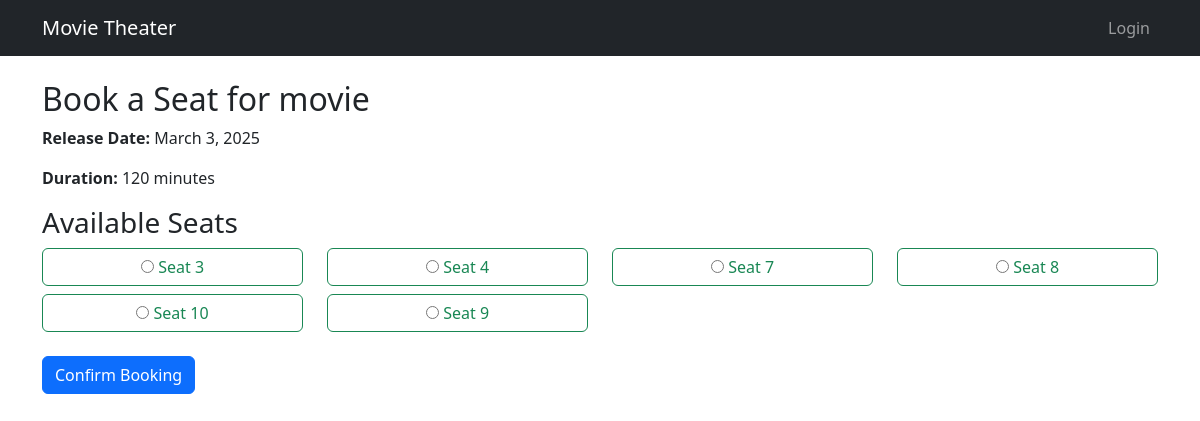
/book/2/, run on the app's committed database.
### bookings/models.py (models this page shows, shortened)
class Movie(models.Model):
    title = models.CharField(max_length=255)
    description = models.TextField()
    release_date = models.DateField()
    duration = models.PositiveIntegerField(help_text="Duration in minutes")

class Seat(models.Model):
    seat_number = models.CharField(max_length=10, unique=True)
    is_booked = models.BooleanField(default=False)

### bookings/views.py (the view, shortened to what this page needs)
# urls.py: path('book/<int:movie_id>/', book_seat, name='book_seat'),
def book_seat(request, movie_id):
    movie = get_object_or_404(Movie, id=movie_id)
    available_seats = Seat.objects.filter(is_booked=False)
    return render(request, 'bookings/seat_booking.html', {'movie': movie, 'available_seats': available_seats})

### bookings/templates/bookings/seat_booking.html (shortened to what this page needs)
{% extends 'bookings/base.html' %}
{% block content %}
    <h2>Book a Seat for {{ movie.title }}</h2>
    <p><strong>Release Date:</strong> {{ movie.release_date }}</p>
    <p><strong>Duration:</strong> {{ movie.duration }} minutes</p>
    <h3>Available Seats</h3>
    {% if available_seats %}
        <form method="post">
            <div class="row">
                {% for seat in available_seats %}
                    <div class="col-md-3 mb-2">
                        <label class="btn btn-outline-success w-100">
                            <input type="radio" name="seat" value="{{ seat.id }}" required> Seat {{ seat.seat_number }}
                        </label>
                    </div>
                {% endfor %}
            </div>
            <button type="submit" class="btn btn-primary mt-3">Confirm Booking</button>
        </form>
    {% else %}
        <p>No seats available.</p>
    {% endif %}
{% endblock %}

### data on the page
Movie: title "movie", release_date "March 3, 2025", duration "120"
Seat: seat_number "3"
Seat: seat_number "4"
Seat: seat_number "7"
Seat: seat_number "8"
Seat: seat_number "10"
Seat: seat_number "9"
